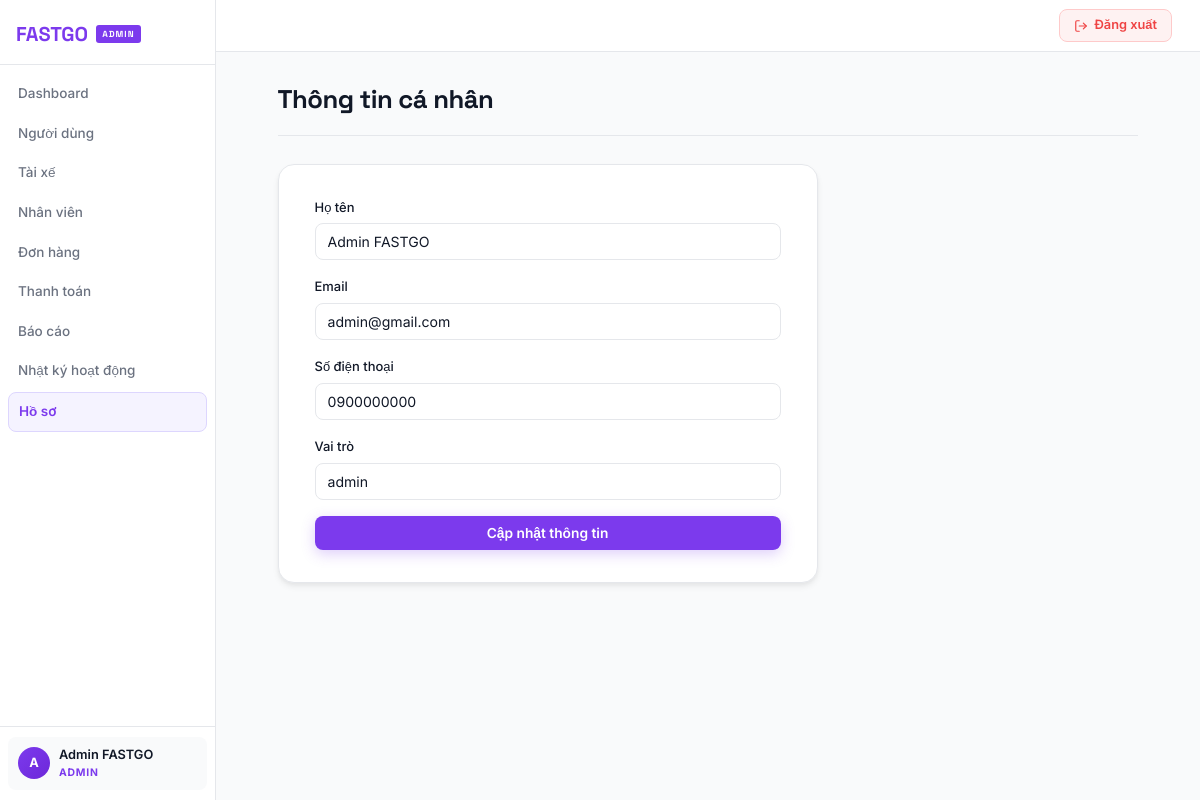
Screenshot of /admin/profile.php (signed in) with the database file from the repository.
### tables this page shows
CREATE TABLE `users` (
  `id` int(11) NOT NULL,
  `fullname` varchar(255) NOT NULL,
  `email` varchar(255) NOT NULL,
  `phone` varchar(20) DEFAULT NULL,
  `password` varchar(255) NOT NULL,
  `role` enum('admin','staff','driver','customer') DEFAULT 'customer',
  `status` enum('active','locked') NOT NULL DEFAULT 'active',
  `cccd` varchar(20) DEFAULT NULL,
  `birthdate` date DEFAULT NULL,
  `education` varchar(100) DEFAULT NULL,
  `vehicle_plate` varchar(20) DEFAULT NULL,
  `address` text DEFAULT NULL,
  `hometown` varchar(255) DEFAULT NULL,
  `ethnicity` varchar(100) DEFAULT NULL,
  `gender` varchar(20) DEFAULT NULL,
  `nationality` varchar(100) DEFAULT NULL,
  `religion` varchar(100) DEFAULT NULL,
  `license_type` varchar(20) DEFAULT NULL,
  `created_at` timestamp NOT NULL DEFAULT current_timestamp()
);

### admin/profile.php (the view, shortened to what this page needs)
<?php
require "../includes/db.php";
$id = $_SESSION['user']['id'];
$stmt = $conn->prepare("SELECT * FROM users WHERE id=?");
$stmt->execute([$id]);
include "../includes/header-admin.php";
?>
<div class="page-header"><h2>Thông tin cá nhân</h2></div>
<div class="form-card">
<form method="POST">
 <div class="form-group">
 <label>Họ tên</label>
 <input type="text" name="fullname" value="<?= htmlspecialchars($user['fullname']) ?>" required>
 </div>
 <div class="form-group">
 <label>Email</label>
 <input type="email" name="email" value="<?= htmlspecialchars($user['email']) ?>" required>
 </div>
 <div class="form-group">
 <label>Số điện thoại</label>
 <input type="text" name="phone" value="<?= htmlspecialchars($user['phone']) ?>">
 </div>
 <div class="form-group">
 <label>Vai trò</label>
 <input type="text" value="<?= $user['role'] ?>" disabled>
 </div>
 <button type="submit" style="width:100%">Cập nhật thông tin</button>
</form>
</div>
<?php include "../includes/footer.php"; ?>

### includes/header-admin.php (shortened to what this page needs)
<?php
$user     = $_SESSION['user'] ?? null;
$fullname = $user['fullname'] ?? 'Admin';
$initials = mb_strtoupper(mb_substr($fullname, 0, 1));
$current  = basename($_SERVER['PHP_SELF']);
$nav = [
    'dashboard.php' => ['label' => 'Dashboard',      'icon' => 'dashboard'],
    'users.php'     => ['label' => 'Người dùng',     'icon' => 'users'],
    'drivers.php'   => ['label' => 'Tài xế',         'icon' => 'driver'],
    'staff.php'     => ['label' => 'Nhân viên',      'icon' => 'staff'],
    'orders.php'    => ['label' => 'Đơn hàng',       'icon' => 'orders'],
    'payments.php' => ['label' => 'Thanh toán', 'icon' => 'reports'],
    'reports.php'   => ['label' => 'Báo cáo',        'icon' => 'reports'],
    'activity-logs.php' => ['label' => 'Nhật ký hoạt động', 'icon' => 'reports'],
    'profile.php'   => ['label' => 'Hồ sơ',          'icon' => 'profile'],
];
?>
<!DOCTYPE html>
<html lang="vi">
<head>
<link rel="stylesheet" href="/FASTGO/assets/css/style.css">
</head>
<body class="has-sidebar">
<aside class="sidebar">
    <div class="sidebar-brand">
        <a href="/FASTGO/admin/dashboard.php" class="sidebar-logo">
            FASTGO
            <span class="sidebar-panel-badge">Admin</span>
        </a>
    </div>
    <nav class="sidebar-nav">
        <?php foreach ($nav as $file => $item): ?>
        <a href="/FASTGO/admin/<?= $file ?>"
           class="sidebar-link <?= $current === $file ? 'active' : '' ?>">
            <?= $item['label'] ?>
        </a>
        <?php endforeach; ?>
    </nav>
    <div class="sidebar-footer">
        <div class="sidebar-user">
            <div class="sidebar-avatar"><?= $initials ?></div>
            <div class="sidebar-userinfo">
                <div class="sidebar-username"><?= htmlspecialchars($fullname) ?></div>
                <div class="sidebar-role">Admin</div>
            </div>
        </div>
    </div>
</aside>
<div class="sidebar-content">
    <header class="topbar-slim">
        <a href="/FASTGO/auth/logout.php" class="logout-btn">
            <svg width="14" height="14" viewBox="0 0 24 24" fill="none" stroke="currentColor" stroke-width="2" stroke-linecap="round" stroke-linejoin="round"><path d="M9 21H5a2 2 0 0 1-2-2V5a2 2 0 0 1 2-2h4"/><polyline points="16 17 21 12 16 7"/><line x1="21" y1="12" x2="9" y2="12"/></svg>
            Đăng xuất
        </a>
    </header>
    <div class="container">

### includes/header-admin.php (style rules this page uses)
:root { --role-color:#7C3AED;--role-dark:#5B21B6;--role-mid:#6D28D9;--role-light:#F5F3FF;--role-border:#DDD6FE;--role-glow:rgba(124,58,237,.14);--shadow-brand:0 4px 14px rgba(124,58,237,.25); }

### rows the page displays
users: fullname "A", fullname "Admin FASTGO", email "admin@gmail.com", phone "0900000000", role "admin"

### other values shown
$item['label'] "Dashboard"
$item['label'] "Người dùng"
$item['label'] "Tài xế"
$item['label'] "Nhân viên"
$item['label'] "Đơn hàng"
$item['label'] "Thanh toán"
$item['label'] "Báo cáo"
$item['label'] "Nhật ký hoạt động"
$item['label'] "Hồ sơ"
